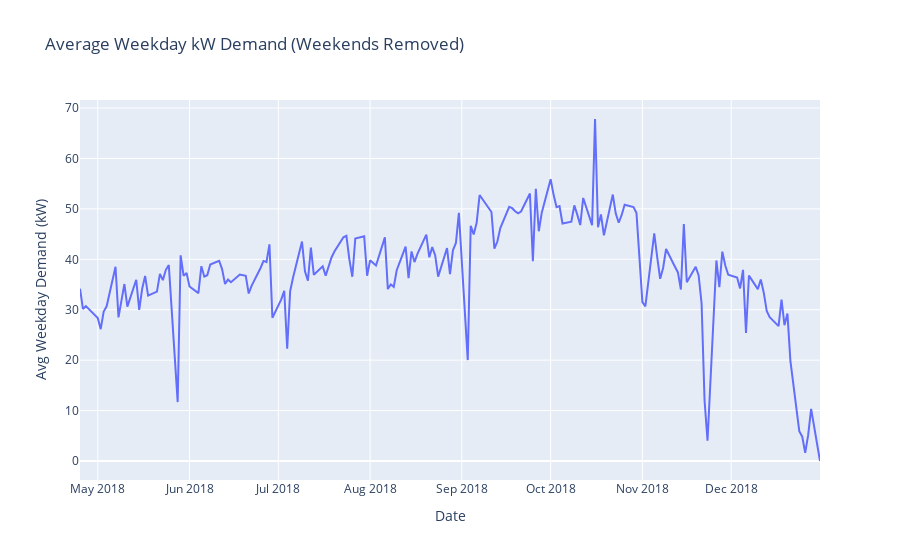
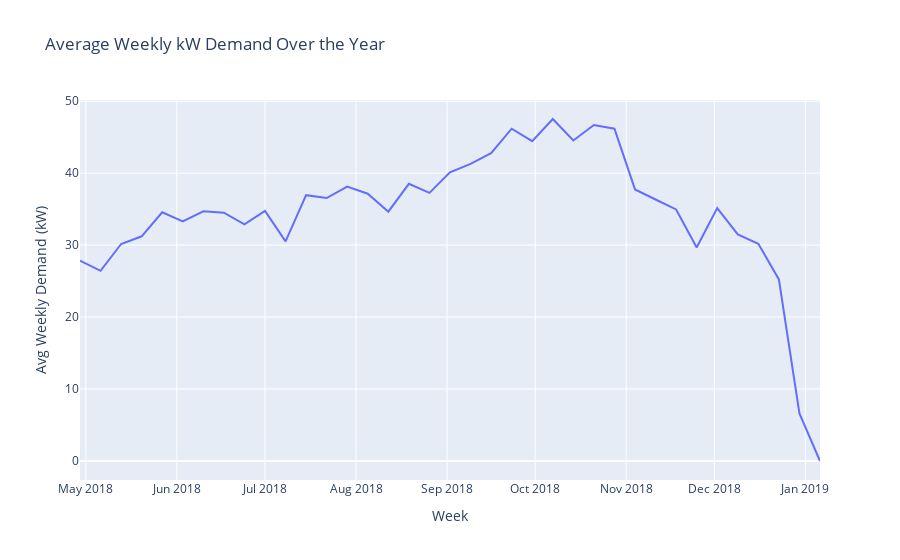

Notebook code cell kept with these figures, in order:
### Code cell
# =============================================================================
# FILTER OUT WEEKENDS AND PLOT
# =============================================================================
# Add a weekday column (0 = Monday, 6 = Sunday)
daily_avg['weekday'] = daily_avg['timestamp'].dt.weekday

# Filter: only keep weekdays (0–4)
weekday_avg = daily_avg[daily_avg['weekday'] < 5]

# Plot average system demand excluding weekends
fig_weekday = px.line(weekday_avg,
                      x='timestamp',
                      y='total_power',
                      labels={'timestamp': 'Date', 'total_power': 'Avg Weekday Demand (kW)'},
                      title='Average Weekday kW Demand (Weekends Removed)')
fig_weekday.show()

# =============================================================================
# WEEKLY AVERAGE DEMAND
# =============================================================================
weekly_avg = events_df['total_power'].resample('W').mean().reset_index()

fig_weekly = px.line(weekly_avg,
                     x='timestamp',
                     y='total_power',
                     labels={'timestamp': 'Week', 'total_power': 'Avg Weekly Demand (kW)'},
                     title='Average Weekly kW Demand Over the Year')
fig_weekly.show()

### Figure 1 — Plotly figure (JSON) as saved in the notebook; plotly's stock layout.template omitted (floating-point values rounded to 4 significant figures; data arrays with more than 128 entries replaced by an {"elided": "..."} marker saying what was removed)
{"data": [{"hovertemplate": "Date=%{x}<br>Avg Weekday Demand (kW)=%{y}<extra></extra>", "legendgroup": "", "line": {"color": "#636efa", "dash": "solid"}, "marker": {"symbol": "circle"}, "mode": "lines", "name": "", "orientation": "v", "showlegend": false, "type": "scatter", "x": {"elided": "179 str values"}, "xaxis": "x", "y": {"elided": "179 float values"}, "yaxis": "y"}], "layout": {"legend": {"tracegroupgap": 0}, "title": {"text": "Average Weekday kW Demand (Weekends Removed)"}, "xaxis": {"anchor": "y", "domain": [0, 1], "title": {"text": "Date"}}, "yaxis": {"anchor": "x", "domain": [0, 1], "title": {"text": "Avg Weekday Demand (kW)"}}}}

### Figure 2 — Plotly figure (JSON) as saved in the notebook; plotly's stock layout.template omitted (floating-point values rounded to 4 significant figures)
{"data": [{"hovertemplate": "Week=%{x}<br>Avg Weekly Demand (kW)=%{y}<extra></extra>", "legendgroup": "", "line": {"color": "#636efa", "dash": "solid"}, "marker": {"symbol": "circle"}, "mode": "lines", "name": "", "orientation": "v", "showlegend": false, "type": "scatter", "x": ["2018-04-29T00:00:00.000000000", "2018-05-06T00:00:00.000000000", "2018-05-13T00:00:00.000000000", "2018-05-20T00:00:00.000000000", "2018-05-27T00:00:00.000000000", "2018-06-03T00:00:00.000000000", "2018-06-10T00:00:00.000000000", "2018-06-17T00:00:00.000000000", "2018-06-24T00:00:00.000000000", "2018-07-01T00:00:00.000000000", "2018-07-08T00:00:00.000000000", "2018-07-15T00:00:00.000000000", "2018-07-22T00:00:00.000000000", "2018-07-29T00:00:00.000000000", "2018-08-05T00:00:00.000000000", "2018-08-12T00:00:00.000000000", "2018-08-19T00:00:00.000000000", "2018-08-26T00:00:00.000000000", "2018-09-02T00:00:00.000000000", "2018-09-09T00:00:00.000000000", "2018-09-16T00:00:00.000000000", "2018-09-23T00:00:00.000000000", "2018-09-30T00:00:00.000000000", "2018-10-07T00:00:00.000000000", "2018-10-14T00:00:00.000000000", "2018-10-21T00:00:00.000000000", "2018-10-28T00:00:00.000000000", "2018-11-04T00:00:00.000000000", "2018-11-11T00:00:00.000000000", "2018-11-18T00:00:00.000000000", "2018-11-25T00:00:00.000000000", "2018-12-02T00:00:00.000000000", "2018-12-09T00:00:00.000000000", "2018-12-16T00:00:00.000000000", "2018-12-23T00:00:00.000000000", "2018-12-30T00:00:00.000000000", "2019-01-06T00:00:00.000000000"], "xaxis": "x", "y": [27.83, 26.43, 30.16, 31.23, 34.57, 33.3, 34.71, 34.51, 32.89, 34.76, 30.53, 36.95, 36.54, 38.13, 37.14, 34.65, 38.52, 37.26, 40.13, 41.3, 42.77, 46.18, 44.46, 47.53, 44.54, 46.69, 46.18, 37.74, 36.34, 34.96, 29.66, 35.15, 31.49, 30.18, 25.24, 6.6, 1.652e-13], "yaxis": "y"}], "layout": {"legend": {"tracegroupgap": 0}, "title": {"text": "Average Weekly kW Demand Over the Year"}, "xaxis": {"anchor": "y", "domain": [0, 1], "title": {"text": "Week"}}, "yaxis": {"anchor": "x", "domain": [0, 1], "title": {"text": "Avg Weekly Demand (kW)"}}}}
